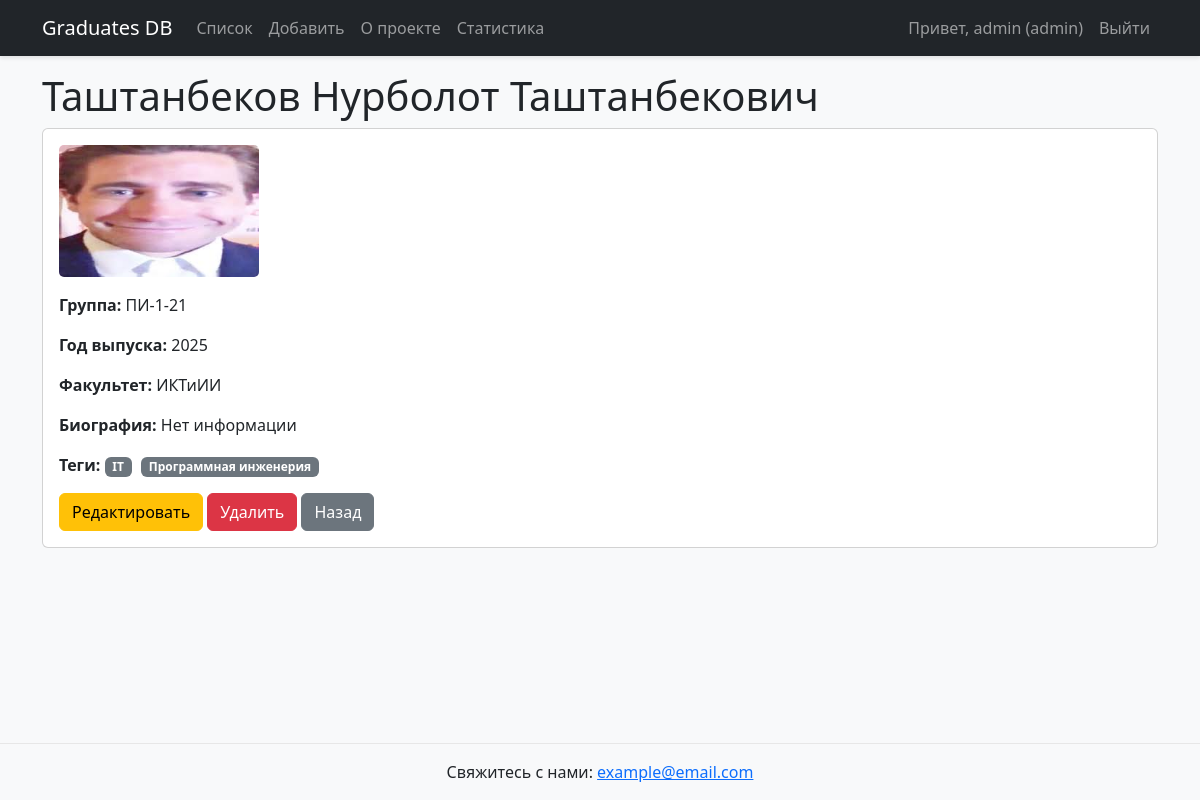
/graduate/1 (signed in), run on the app's committed database.
### app.py (models this page shows)
class User(UserMixin, db.Model):
    id = db.Column(db.Integer, primary_key=True)
    username = db.Column(db.String(50), unique=True, nullable=False)
    password = db.Column(db.String(100), nullable=False)
    role = db.Column(db.String(20), nullable=False, default='guest')  # guest, manager, admin

class Graduate(db.Model):
    id = db.Column(db.Integer, primary_key=True)
    name = db.Column(db.String(100), nullable=False)
    group = db.Column(db.String(20), nullable=False)
    graduation_year = db.Column(db.String(4), nullable=False)
    faculty = db.Column(db.String(100), nullable=False)
    bio = db.Column(db.Text, nullable=True)
    photo = db.Column(db.String(200), nullable=True)
    tags = db.relationship('Tag', secondary='graduate_tags', backref=db.backref('graduates', lazy='dynamic'))

class Tag(db.Model):
    id = db.Column(db.Integer, primary_key=True)
    name = db.Column(db.String(50), unique=True, nullable=False)

### app.py (the view)
@app.route('/graduate/<int:id>')
@login_required
def graduate(id):
    graduate = Graduate.query.get_or_404(id)
    return render_template('graduate.html', graduate=graduate)

### app.py (called while the page is built)
@login_manager.user_loader
def load_user(user_id):
    return db.session.get(User, int(user_id))

### templates/graduate.html (shortened to what this page needs)
{% extends 'base.html' %}
{% block content %}
<h1>{{ graduate.name }}</h1>
<div class="card">
    <div class="card-body">
        {% if graduate.photo %}
        <img src="{{ url_for('static', filename='uploads/' + graduate.photo) }}" alt="Photo" class="img-fluid mb-3" style="max-width: 200px;">
        {% else %}
        <img src="{{ url_for('static', filename='uploads/default.jpg') }}" alt="No photo" class="img-fluid mb-3" style="max-width: 200px;">
        {% endif %}
        <p><strong>Группа:</strong> {{ graduate.group }}</p>
        <p><strong>Год выпуска:</strong> {{ graduate.graduation_year }}</p>
        <p><strong>Факультет:</strong> {{ graduate.faculty }}</p>
        <p><strong>Биография:</strong> {{ graduate.bio or 'Нет информации' }}</p>
        <p><strong>Теги:</strong>
            {% for tag in graduate.tags %}
            <span class="badge bg-secondary">{{ tag.name }}</span>
            {% endfor %}
        </p>
        {% if current_user.is_authenticated and current_user.role in ['admin', 'manager'] %}
        <a href="{{ url_for('edit', id=graduate.id) }}" class="btn btn-warning">Редактировать</a>
        <button class="btn btn-danger" data-bs-toggle="modal" data-bs-target="#deleteModal" data-delete-url="{{ url_for('delete', id=graduate.id) }}">Удалить</button>
        {% endif %}
        <a href="{{ url_for('index') }}" class="btn btn-secondary">Назад</a>
    </div>
</div>
{% endblock %}

### templates/base.html (shortened to what this page needs)
<!DOCTYPE html>
<html lang="ru">
<head>
    <link href="https://cdn.jsdelivr.net/npm/bootstrap@5.3.0/dist/css/bootstrap.min.css" rel="stylesheet">
    <link rel="stylesheet" href="{{ url_for('static', filename='css/style.css') }}">
</head>
<body>
    <nav class="navbar navbar-expand-lg navbar-dark bg-dark fixed-top">
        <div class="container">
            <a class="navbar-brand" href="{{ url_for('index') }}">Graduates DB</a>
            <div class="collapse navbar-collapse" id="navbarNav">
                <ul class="navbar-nav me-auto">
                    <li class="nav-item">
                        <a class="nav-link {{ 'active' if request.endpoint == 'index' }}" href="{{ url_for('index') }}">Список</a>
                    </li>
                    {% if current_user.is_authenticated and current_user.role in ['admin', 'manager'] %}
                    <li class="nav-item">
                        <a class="nav-link {{ 'active' if request.endpoint == 'add' }}" href="{{ url_for('add') }}">Добавить</a>
                    </li>
                    {% endif %}
                    <li class="nav-item">
                        <a class="nav-link {{ 'active' if request.endpoint == 'about' }}" href="{{ url_for('about') }}">О проекте</a>
                    </li>
                    <li class="nav-item">
                        <a class="nav-link {{ 'active' if request.endpoint == 'stats' }}" href="{{ url_for('stats') }}">Статистика</a>
                    </li>
                </ul>
                <ul class="navbar-nav">
                    {% if current_user.is_authenticated %}
                    <li class="nav-item">
                        <span class="nav-link">Привет, {{ current_user.username }} ({{ current_user.role }})</span>
                    </li>
                    <li class="nav-item">
                        <a class="nav-link" href="#" data-bs-toggle="modal" data-bs-target="#logoutModal">Выйти</a>
                    </li>
                    {% endif %}
                </ul>
            </div>
        </div>
    </nav>
    <div class="container mt-5 pt-4">
        {% block content %}{% endblock %}
    </div>
    <footer class="bg-light py-3 mt-4">
        <div class="container text-center">
            <p class="mb-0">Свяжитесь с нами: <a href="mailto:example@email.com">example@email.com</a></p>
        </div>
    </footer>
</body>
</html>

### static/css/style.css (style rules this page uses)
body { background-color: #f8f9fa; display: flex; flex-direction: column; min-height: 100vh; }
.navbar { box-shadow: 0 2px 4px rgba(0, 0, 0, 0.1); }
.container.mt-5.pt-4 { flex: 1; }
footer { background-color: #f8f9fa; border-top: 1px solid #e7e7e7; }
.badge { margin-right: 5px; }
.img-fluid { border-radius: 5px; }

### data on the page
User: username "admin", role "admin"
Graduate: name "Таштанбеков Нурболот Таштанбекович", group "ПИ-1-21", graduation_year "2025", faculty "ИКТиИИ", bio "Нет информации"
Tag: name "IT"
Tag: name "Программная инженерия"
